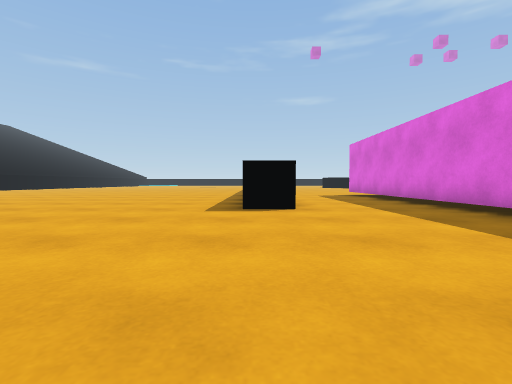
view 1 (above)

23 first-person views from a walk through a Unity game level. The camera is 0.51 m above the floor, tilts 2° down and sees 85° across. The floor is counted in squares, 1 m on a side. Each view is taken from the middle of a square. On the plan, view 1 faces up. The plan holds only what a view shows up to about 9 squares ahead; the rest is blank. The place goes on beyond the plan. The player is left out.

view 2
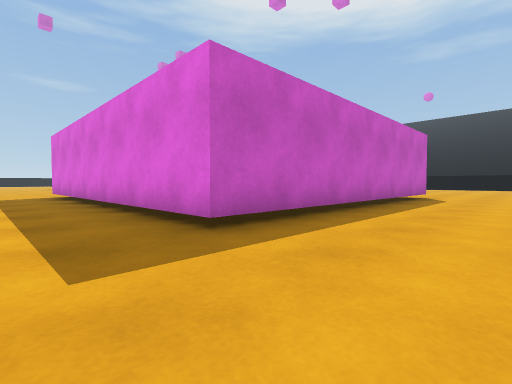

view 3
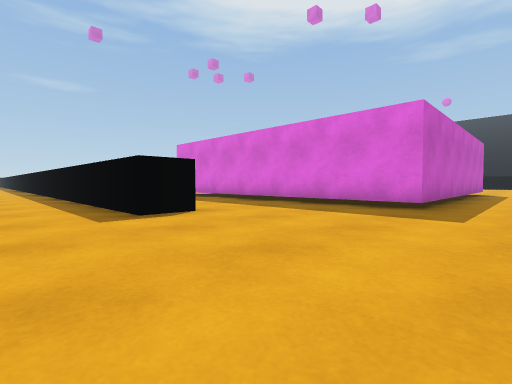

view 4
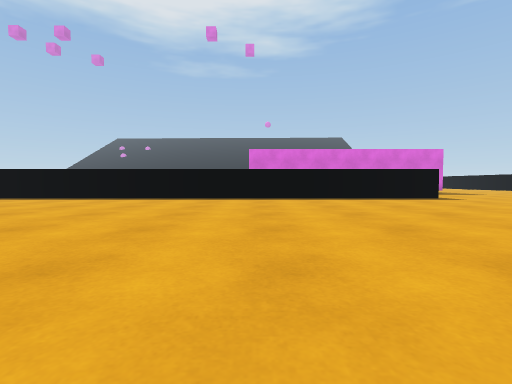

view 5
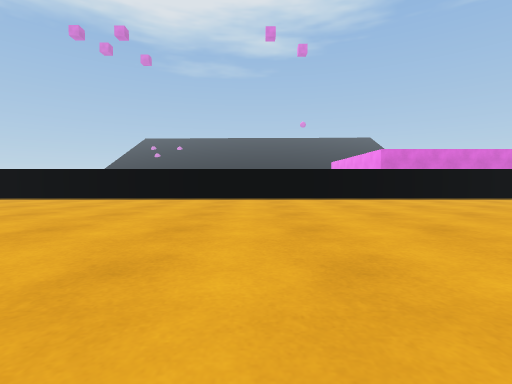

view 6
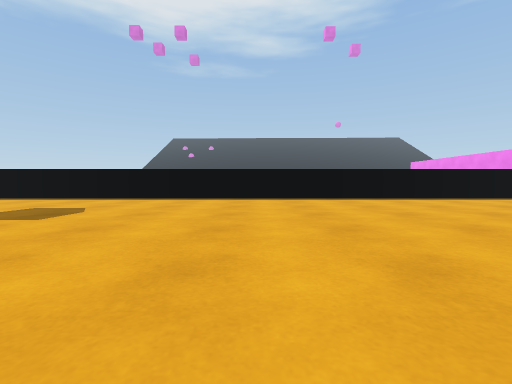

view 7
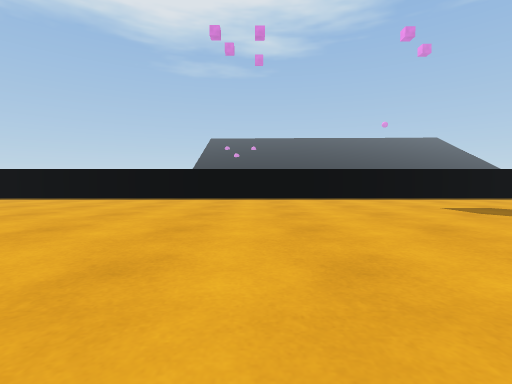

view 8
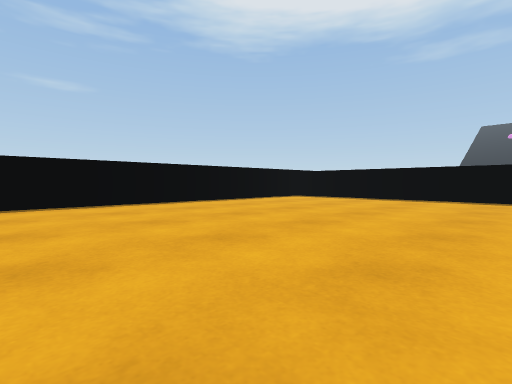

view 9
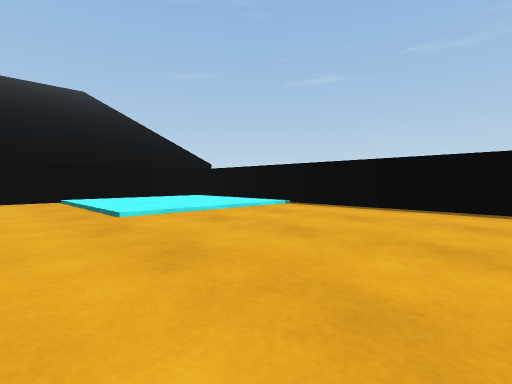

view 10
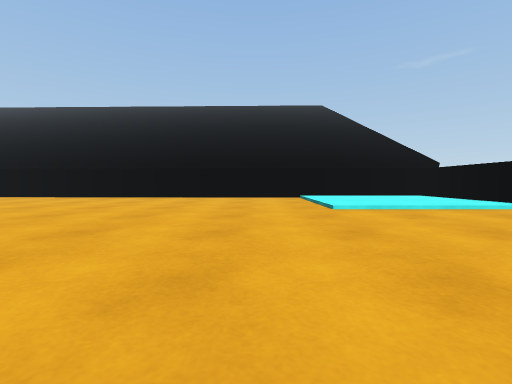

view 11
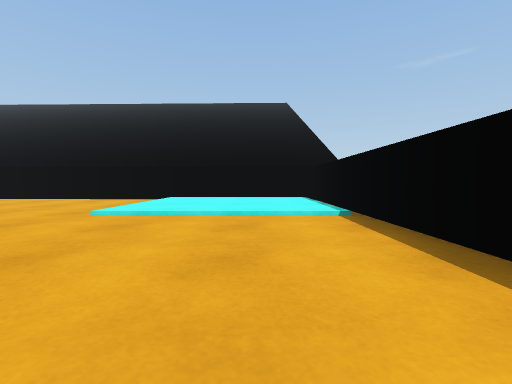

view 12
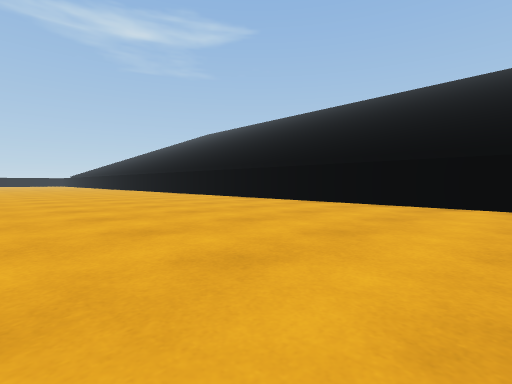

view 13
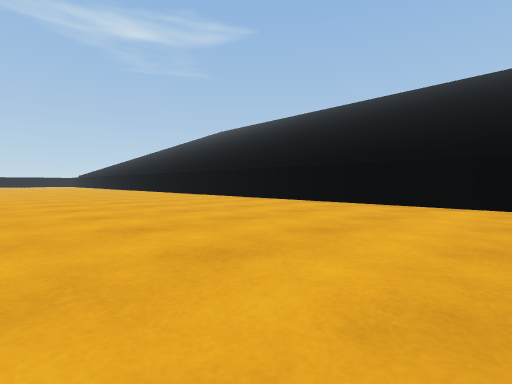

view 14
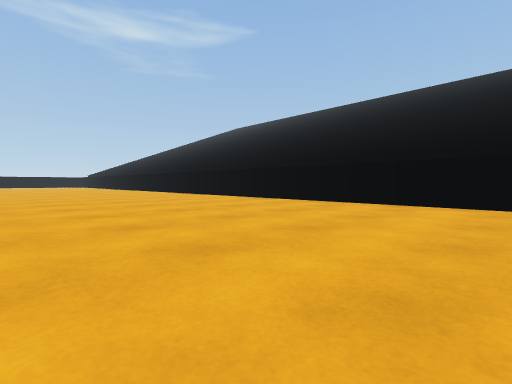

view 15
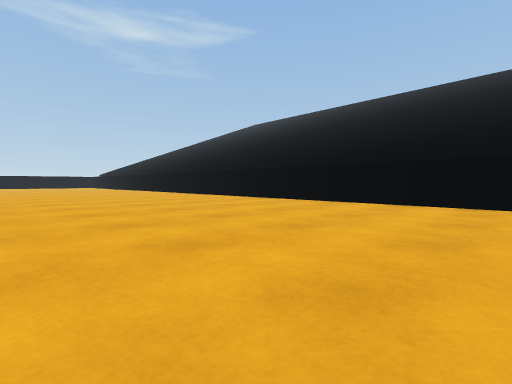

view 16
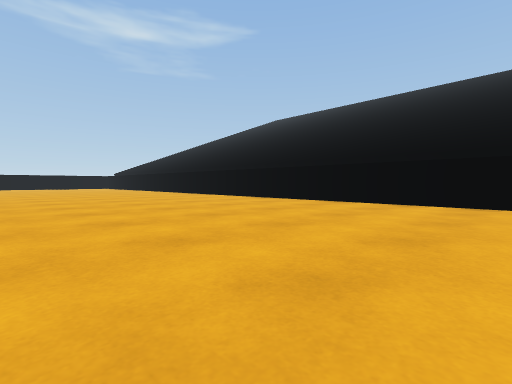

view 17
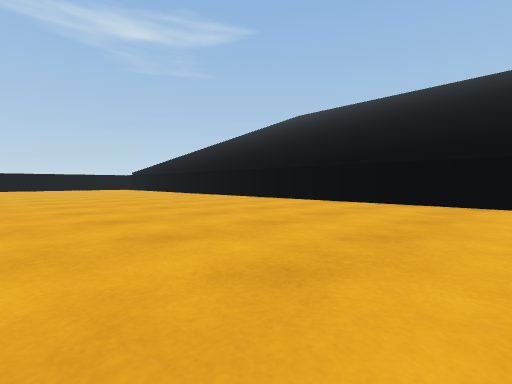

view 18
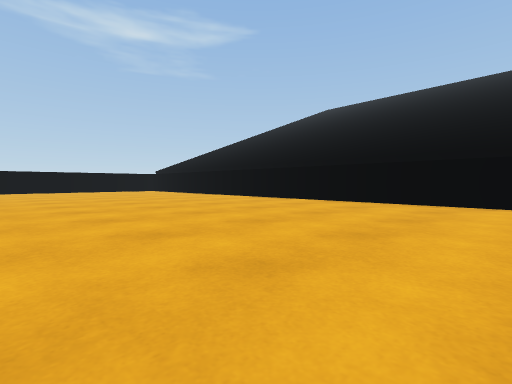

view 19
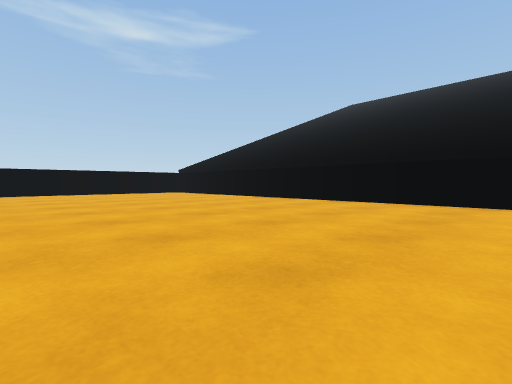

view 20
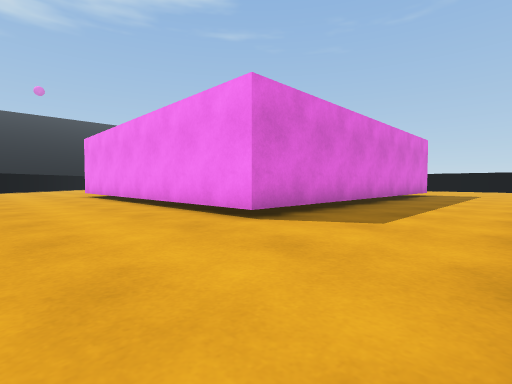

view 21
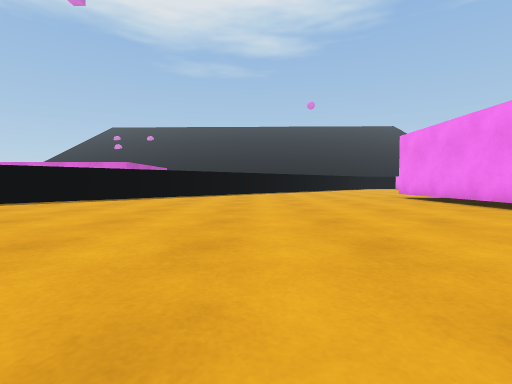

view 22
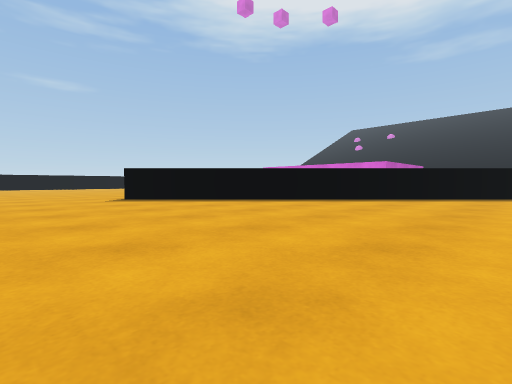

view 23
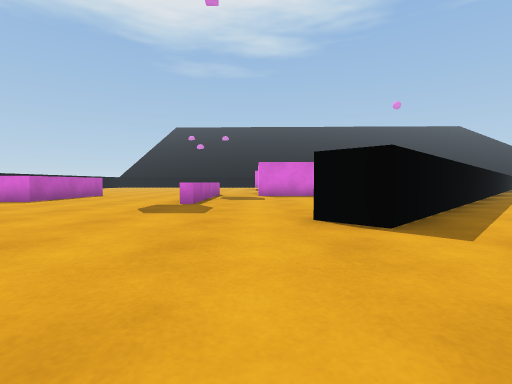

### Floor plan
Points are (right, up) in squares from view 1. A wall is a line through its corners. A room is listed if a view was taken in it or the views show most of it. See-through windows are left out.
Room 1 (views 1, 2, 3, 4, 5, 6, 7, 8, 9, 10, 11, 12, 13, 14, 15, 16, 17, 18, 19)
walls: (-0.2, 5.2) (-0.2, 39.1); (-2.7, 40.6) (-15.3, 40.7) (-16.1, 3.3); (12.2, 2.5) (3.8, 2.5) (3.8, 11.3)
ways out: opening at (2, 11.7) to room 2
Room 2 (views 20, 21, 22, 23)
walls: (12, 32.9) (10.3, 32.9) (10.3, 33.8); (12.5, 19.1) (6, 25.5); (3.8, 11.3) (12, 11.3)
ways out: opening at (2, 11.7) to room 1

Where each view was taken, in squares from view 1:
view 1: 0 up, 0 right, facing up
view 2: 0 up, 2 right, facing up-right
view 3: 1 up, 2 left, facing up-right
view 4: 11 up, 9 left, facing right
view 5: 17 up, 9 left, facing right
view 6: 23 up, 9 left, facing right
view 7: 31 up, 9 left, facing right
view 8: 34 up, 9 left, facing up-right
view 9: 35 up, 7 left, facing up-left
view 10: 35 up, 6 left, facing left
view 11: 39 up, 7 left, facing left
view 12: 36 up, 9 left, facing down-left
view 13: 32 up, 9 left, facing down-left
view 14: 28 up, 9 left, facing down-left
view 15: 24 up, 9 left, facing down-left
view 16: 20 up, 9 left, facing down-left
view 17: 16 up, 9 left, facing down-left
view 18: 12 up, 9 left, facing down-left
view 19: 9 up, 9 left, facing down-left
view 20: 14 up, 1 right, facing down-right
view 21: 16 up, 3 right, facing right
view 22: 17 up, 3 right, facing up-right
view 23: 27 up, 3 right, facing right
